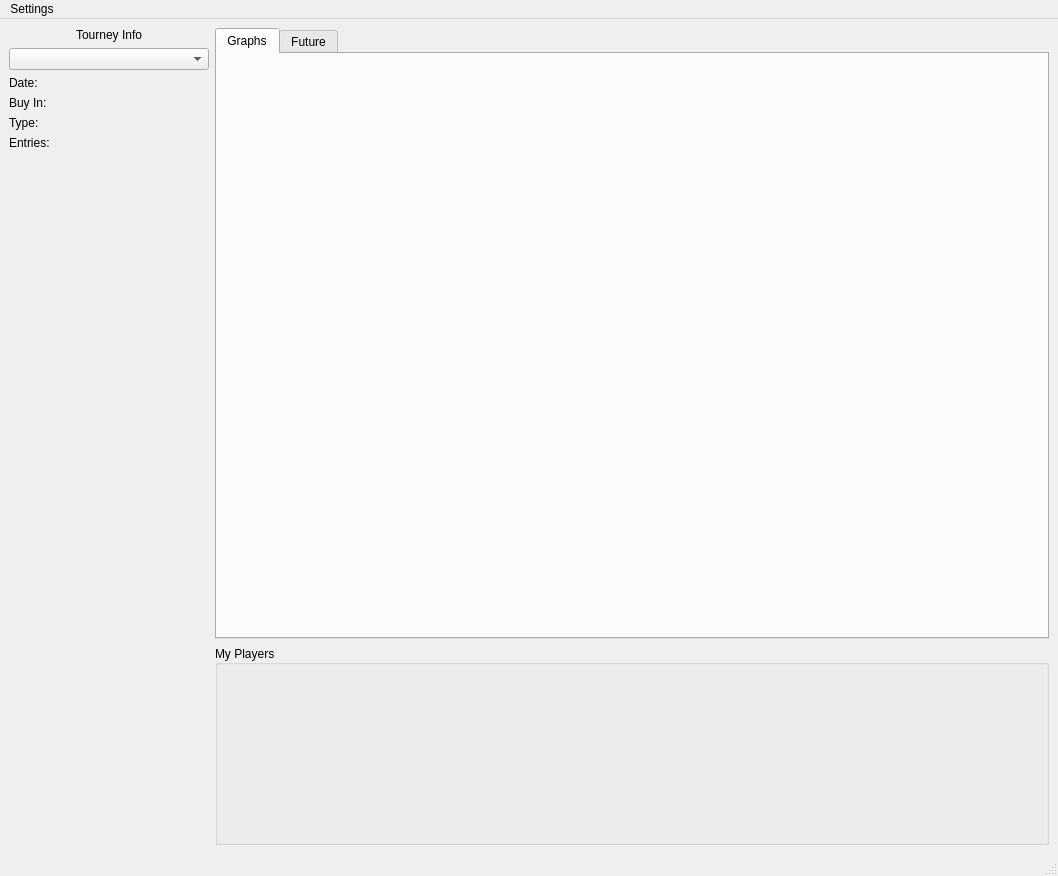
<?xml version="1.0" encoding="UTF-8"?>
<ui version="4.0">
 <class>MainWindow</class>
 <widget class="QMainWindow" name="MainWindow">
  <property name="geometry">
   <rect>
    <x>0</x>
    <y>0</y>
    <width>1058</width>
    <height>876</height>
   </rect>
  </property>
  <property name="sizePolicy">
   <sizepolicy hsizetype="Expanding" vsizetype="Expanding">
    <horstretch>0</horstretch>
    <verstretch>0</verstretch>
   </sizepolicy>
  </property>
  <property name="windowTitle">
   <string>MainWindow</string>
  </property>
  <widget class="QWidget" name="centralwidget">
   <layout class="QGridLayout" name="gridLayout">
    <item row="1" column="1">
     <widget class="QTabWidget" name="tabWidget">
      <property name="minimumSize">
       <size>
        <width>800</width>
        <height>600</height>
       </size>
      </property>
      <property name="currentIndex">
       <number>0</number>
      </property>
      <widget class="QWidget" name="tab_1">
       <attribute name="title">
        <string>Graphs</string>
       </attribute>
      </widget>
      <widget class="QWidget" name="tab_2">
       <attribute name="title">
        <string>Future</string>
       </attribute>
       <widget class="QLabel" name="label_2">
        <property name="geometry">
         <rect>
          <x>255</x>
          <y>220</y>
          <width>161</width>
          <height>20</height>
         </rect>
        </property>
        <property name="text">
         <string>For future use.</string>
        </property>
       </widget>
      </widget>
     </widget>
    </item>
    <item row="1" column="0" rowspan="2">
     <layout class="QGridLayout" name="gridLayout_2">
      <item row="3" column="0">
       <widget class="QLabel" name="label_5">
        <property name="text">
         <string>Buy In:</string>
        </property>
       </widget>
      </item>
      <item row="5" column="1">
       <widget class="QLabel" name="var_entries">
        <property name="text">
         <string/>
        </property>
       </widget>
      </item>
      <item row="0" column="0" colspan="2">
       <widget class="QLabel" name="label">
        <property name="minimumSize">
         <size>
          <width>200</width>
          <height>0</height>
         </size>
        </property>
        <property name="text">
         <string>Tourney Info</string>
        </property>
        <property name="alignment">
         <set>Qt::AlignCenter</set>
        </property>
       </widget>
      </item>
      <item row="2" column="0">
       <widget class="QLabel" name="label_3">
        <property name="text">
         <string>Date:</string>
        </property>
       </widget>
      </item>
      <item row="1" column="0" colspan="2">
       <widget class="QComboBox" name="cb_ids"/>
      </item>
      <item row="2" column="1">
       <widget class="QLabel" name="var_date">
        <property name="text">
         <string/>
        </property>
       </widget>
      </item>
      <item row="3" column="1">
       <widget class="QLabel" name="var_buyin">
        <property name="text">
         <string/>
        </property>
       </widget>
      </item>
      <item row="4" column="1">
       <widget class="QLabel" name="var_type">
        <property name="text">
         <string/>
        </property>
       </widget>
      </item>
      <item row="6" column="0">
       <spacer name="verticalSpacer">
        <property name="orientation">
         <enum>Qt::Vertical</enum>
        </property>
        <property name="sizeHint" stdset="0">
         <size>
          <width>20</width>
          <height>40</height>
         </size>
        </property>
       </spacer>
      </item>
      <item row="5" column="0">
       <widget class="QLabel" name="label_9">
        <property name="text">
         <string>Entries:</string>
        </property>
       </widget>
      </item>
      <item row="4" column="0">
       <widget class="QLabel" name="label_7">
        <property name="text">
         <string>Type:</string>
        </property>
       </widget>
      </item>
     </layout>
    </item>
    <item row="2" column="1">
     <widget class="QGroupBox" name="groupBox_mystats">
      <property name="minimumSize">
       <size>
        <width>0</width>
        <height>200</height>
       </size>
      </property>
      <property name="title">
       <string>My Players</string>
      </property>
      <property name="alignment">
       <set>Qt::AlignLeading|Qt::AlignLeft|Qt::AlignVCenter</set>
      </property>
      <property name="flat">
       <bool>false</bool>
      </property>
      <property name="checkable">
       <bool>false</bool>
      </property>
      <layout class="QVBoxLayout" name="verticalLayout_3">
       <item>
        <widget class="QWidget" name="widget_table" native="true">
         <layout class="QVBoxLayout" name="verticalLayout_2"/>
        </widget>
       </item>
      </layout>
     </widget>
    </item>
   </layout>
  </widget>
  <widget class="QMenuBar" name="menubar">
   <property name="geometry">
    <rect>
     <x>0</x>
     <y>0</y>
     <width>1058</width>
     <height>22</height>
    </rect>
   </property>
   <widget class="QMenu" name="menuSettings">
    <property name="title">
     <string>Settings</string>
    </property>
    <addaction name="actionAdd_To_Following"/>
    <addaction name="actionEdit_Tourney_Info"/>
    <addaction name="actionSet_My_Name"/>
   </widget>
   <addaction name="menuSettings"/>
  </widget>
  <widget class="QStatusBar" name="statusbar"/>
  <action name="actionAdd_To_Following">
   <property name="text">
    <string>Add To Following</string>
   </property>
   <property name="shortcut">
    <string>Ctrl+A</string>
   </property>
  </action>
  <action name="actionEdit_Tourney_Info">
   <property name="text">
    <string>Edit Tourney Info</string>
   </property>
  </action>
  <action name="actionSet_My_Name">
   <property name="text">
    <string>Set My Name</string>
   </property>
  </action>
 </widget>
 <resources/>
 <connections/>
</ui>
